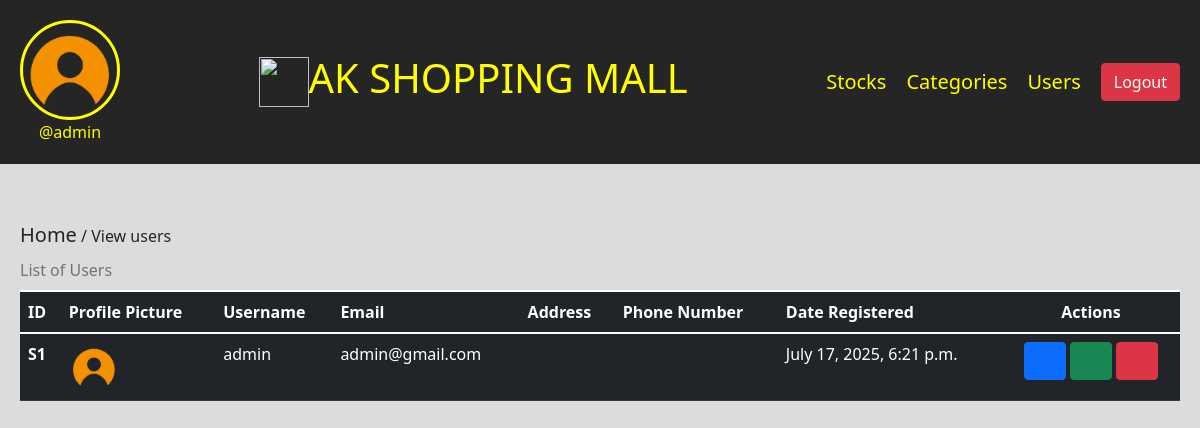
The app's page /view-user (signed in), older data.
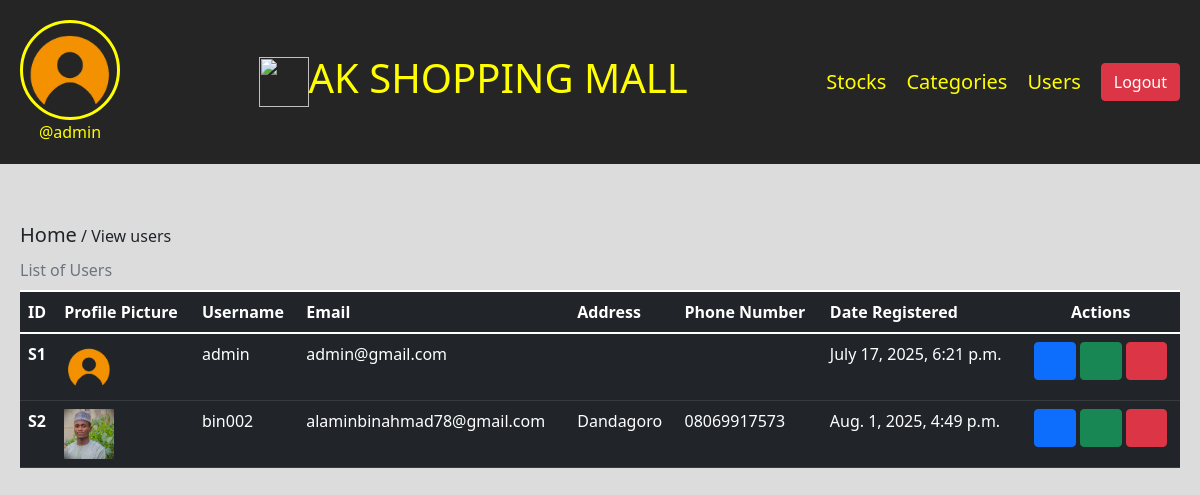
The same page, newer data.
### ims/models.py (models this page shows, shortened)
class Profile(models.Model):
    user = models.ForeignKey(User, on_delete=models.CASCADE)
    id_user = models.IntegerField()
    profileimg = models.ImageField(upload_to='profileImg', default='user.png')
    full_name = models.CharField(max_length=100, blank=True)
    user_address = models.TextField(max_length=100, blank=True)
    user_phone = models.CharField(max_length=100, blank=True)

### ims/views.py (the view)
# urls.py: path('view-user', views.view_user, name='view-user'),
@login_required(login_url='login')
def view_user(request):
    profile = Profile.objects.all()
    user = Profile.objects.get(user=request.user)
    return render(request, 'view-user.html', {'profile':profile, 'user':user})

### templates/view-user.html (shortened to what this page needs)
{% load static %}
<!DOCTYPE html>
<html lang="en">
<head>
    <link rel="stylesheet" href="../static/bootstrap/css/bootstrap.min.css">
    <link rel="stylesheet" href="../static/lineawesome/css/line-awesome.min.css">
</head>
<body>
    <div class="nav">
        <div class="header-section">
            <div class="img">
                <img src="{{user.profileimg.url}}" alt="" height="100" width="100" type="button" data-bs-toggle="offcanvas" data-bs-target="#offcanvasScrolling" aria-controls="offcanvasScrolling">
                <br>
                <span>@{{user.user.username}}</span>
            </div>
            <div class="title">
                <img src="{% static 'img/ak-logo.jpg' %}" height="50" width="50">
                <h2>AK SHOPPING MALL</h2>
            </div>
            <div class="tabs">
                <a href="/view-stock">Stocks</a>
                <a href="/view-category">Categories</a>
                <a href="/view-user">Users</a>
                <a href="/logout" class="btn btn-danger">Logout</a>
            </div>
        </div>
    </div>
    <div class="body-section">
        <span><a href="/" class="text-dark">Home</a> / View users</span>
        <table class="table caption-top table-dark">
            <caption>List of Users</caption>
            <thead>
              <tr>
                <th scope="col">ID</th>
                <th scope="col">Profile Picture</th>
                <th scope="col">Username</th>
                <th scope="col">Email</th>
                <th scope="col">Address</th>
                <th scope="col">Phone Number</th>
                <th scope="col">Date Registered</th>
                <th scope="col" class="text-center">Actions</th>
              </tr>
            </thead>
            <tbody>
            {% for p in profile %}
              <tr>
                <th scope="row">S{{p.id_user}}</th>
                <td>
                    <img src="{{p.profileimg.url}}" alt="" height="50" width="50">
                </td>
                <td>{{p.user}}</td>
                <td>{{p.user.email}}</td>
                <td>{{p.user_address}}</td>
                <td>{{p.user_phone}}</td>
                <td>{{p.user.date_joined}}</td>
                <td class="text-center">
                    <a href="edit-user/{{p.user.id}}" class="btn btn-primary"><i class="la la-edit"></i></a>
                    <a href="profile/{{p.id_user}}" class="btn btn-success"><i class="la la-user-circle"></i></a>
                    <a href="request-for-delete/{{p.user.id}}" class="btn btn-danger"><i class="la la-trash"></i></a>
                </td>
              </tr>
              {% endfor %}
            </tbody>
          </table>
    </div>
</body>
</html>

Row changes from the older to the newer data that the page shows:
added Profile: id_user "2", profileimg (picture), user "bin002", user.email "alaminbinahmad78@gmail.com", user_address "Dandagoro", user_phone "08069917573", user.date_joined "Aug. 1, 2025, 4:49 p.m."
